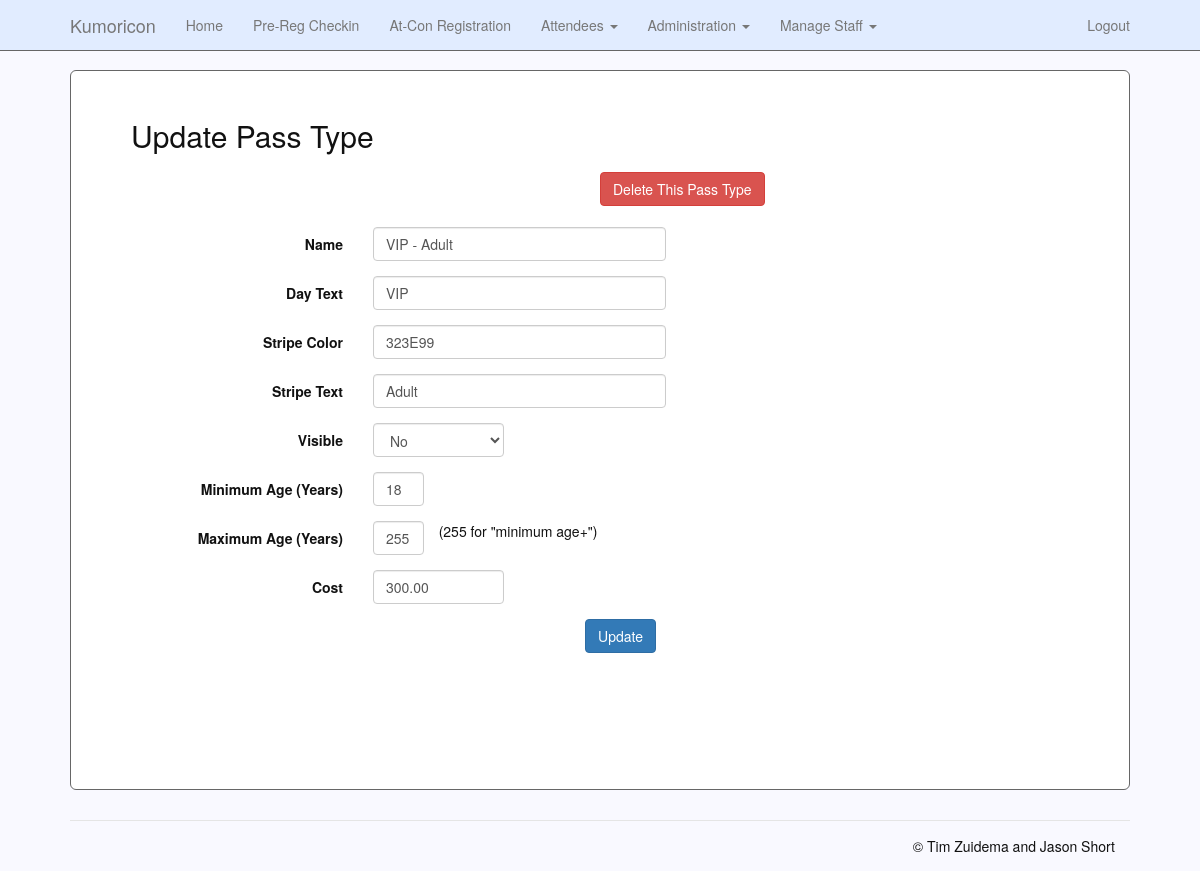
Page /site/admin/pass_type_update.php?id=19 (signed in) on the earlier database version.
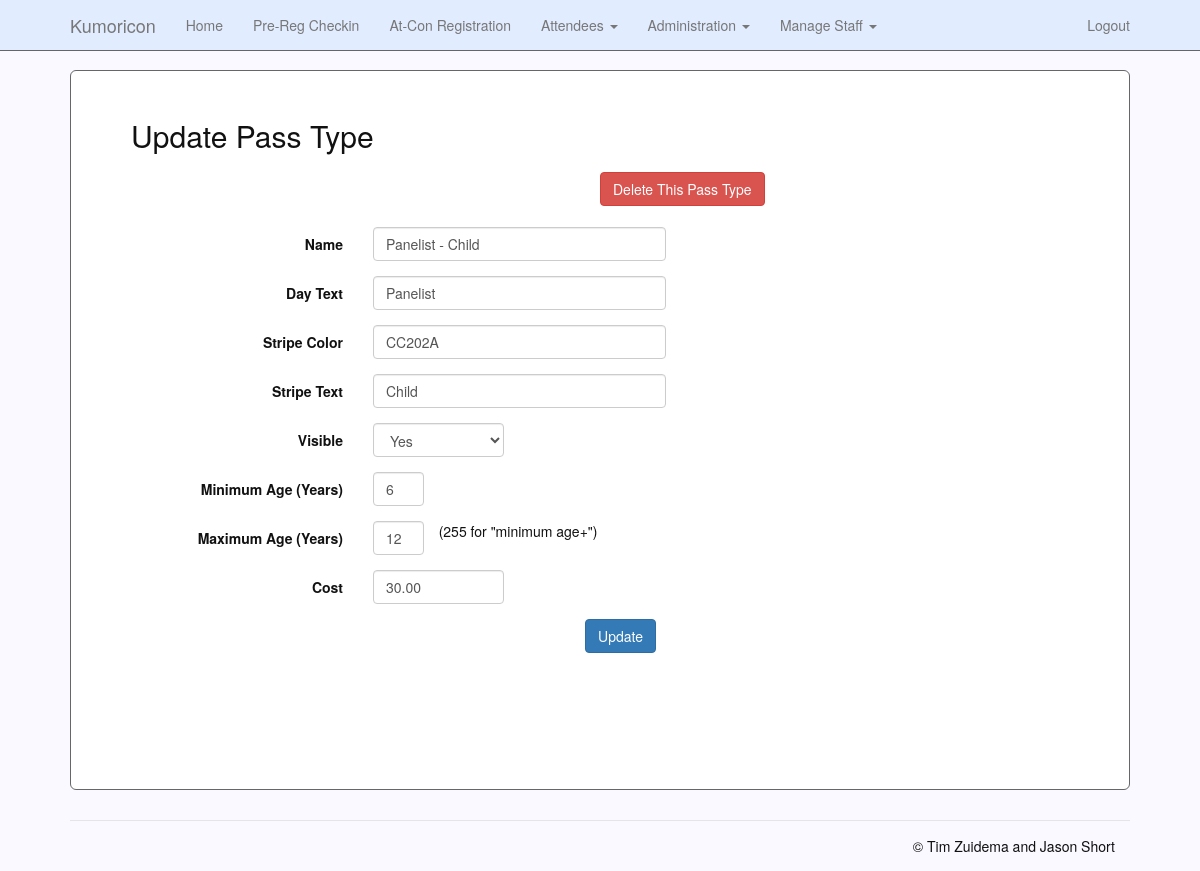
Same page on the later database version.
### tables this page shows
CREATE TABLE pass_types
(
    id                  INT UNSIGNED PRIMARY KEY NOT NULL AUTO_INCREMENT,
    name                VARCHAR(250) NOT NULL,
    day_text            CHAR(10) COMMENT 'Friday, Saturday, VIP, etc',
    stripe_color        CHAR(7) NOT NULL COMMENT 'HTML color code for badge stripe',
    stripe_text         CHAR(10) NOT NULL COMMENT 'Message printed in badge stripe',
    visible             CHAR(1) DEFAULT 'Y' COMMENT 'Y or N',
    min_age             TINYINT UNSIGNED NOT NULL COMMENT 'Minimum age in years',
    max_age             TINYINT UNSIGNED NOT NULL COMMENT 'Max age in years',
    cost                DECIMAL(7,2) NOT NULL
);

### site/includes/functions.php (called while the page is built, shortened)
<?php
$conn = getDBConnection();
function getDBConnection() {
	$db_hostname = "localhost";
	$db_name = "registration";
	$db_user = "kumo_rw";
	$db_password = "CHANGEME";
	try {
		$conn = new PDO('mysql:host=' . $db_hostname . ';dbname=' . $db_name, $db_user, $db_password);
		$conn->setAttribute(PDO::ATTR_ERRMODE, PDO::ERRMODE_EXCEPTION);
	} catch(PDOException $e) {
		echo 'ERROR: ' . $e->getMessage();
		die();
	}
	return $conn;
}
function getPassType($id) {
	global $conn;
	$stmt = $conn->prepare("SELECT * FROM pass_types WHERE id = :id LIMIT 1");
	$stmt->execute(array('id'=>$id));
	$stmt->setFetchMode(PDO::FETCH_CLASS, "PassType");
	return $stmt->fetch();
}

### site/admin/pass_type_update.php (the view, shortened to what the changed rows need)
<?php
require_once('../includes/functions.php');
if (isset($_GET['id'])) {
    $passType = getPassType($_GET['id']);
} elseif (isset($_POST["action"]) && $_POST["action"] == "delete") {
    passTypeDelete($_POST['id']);
    logMessage($_SESSION['username'], 150, "Deleted pass type " . $_POST['name']);
    redirect("/admin/pass_type_list.php");
} else {
    $passType = new PassType();
}
?>
<!DOCTYPE html>
<html lang="en">
<head>
    <link href="../assets/dist/css/bootstrap.min.css" rel="stylesheet">
    <link href="../assets/css/navbar-fixed-top.css" rel="stylesheet">
</head>
<body>
<div class="container">
    <div class="jumbotron">
        <h2>Update Pass Type</h2>
        <?php if ($passType->id != '') { ?>
        <br>
        <?php } ?>
        <form action="/admin/pass_type_update.php" method="post" class="form-horizontal">
            <div class="form-group">
                <div class="col-sm-4">
                    <input type="text" class="form-control" name="name" id="name"
                           placeholder="Name" maxlength="250" required="required"
                           value="<?php echo $passType->name; ?>">
                </div>
            </div>
            <div class="form-group">
                <div class="col-sm-4">
                    <input type="text" class="form-control" name="day_text" id="day_text"
                           placeholder="Weekend/Friday/Saturday/etc" maxlength="10" required="required"
                           value="<?php echo $passType->day_text; ?>">
                </div>
            </div>
            <div class="form-group">
                <div class="col-sm-4">
                    <input type="text" class="form-control" name="stripe_color" id="stripe_color"
                           placeholder="323E99" maxlength="6" required="required"
                           value="<?php echo $passType->stripe_color; ?>">
                </div>
            </div>
            <div class="form-group">
                <div class="col-sm-4">
                    <input type="text" class="form-control" name="stripe_text" id="stripe_text"
                           placeholder="Adult/Youth/Child" maxlength="10" required="required"
                           value="<?php echo $passType->stripe_text; ?>">
                </div>
            </div>
            <div class="form-group">
                <div class="col-sm-2">
                    <select name="visible" class="form-control">
                        <option value="Y" <?php if ($passType->visible == "Y") { echo " SELECTED"; } ?>>Yes</option>
                        <option value="N" <?php if ($passType->visible == "N") { echo " SELECTED"; } ?>>No</option>
                    </select>
                </div>
            </div>
            <div class="form-group">
                <div class="col-sm-1">
                    <input type="text" class="form-control" name="min_age" id="min_age"
                           placeholder="minimum age" maxlength="3" required="required"
                           value="<?php echo $passType->min_age; ?>">
                </div>
            </div>
            <div class="form-group">
                <div class="col-sm-1">
                    <input type="text" class="form-control" name="max_age" id="max_age"
                           placeholder="maximum age" maxlength="3" required="required"
                           value="<?php echo $passType->max_age; ?>">
                </div>
            </div>
            <div class="form-group">
                <div class="col-sm-2">
                    <input type="text" class="form-control" name="cost" id="cost"
                           placeholder="0.00" maxlength="8" required="required"
                           min="0" max="99999"
                           value="<?php echo $passType->cost; ?>">
                </div>
            </div>
        </form>
    </div>
</div>
</body>
</html>

Differences in the rows shown:
changed pass_types: name "VIP - Adult" → "Panelist - Child"; day_text "VIP" → "Panelist"; stripe_color "323E99" → "CC202A"; stripe_text "Adult" → "Child"; min_age "18" → "6"; max_age "255" → "12"; cost "300.00" → "30.00"
Other differences:
form field visible: "No" → "Yes"
